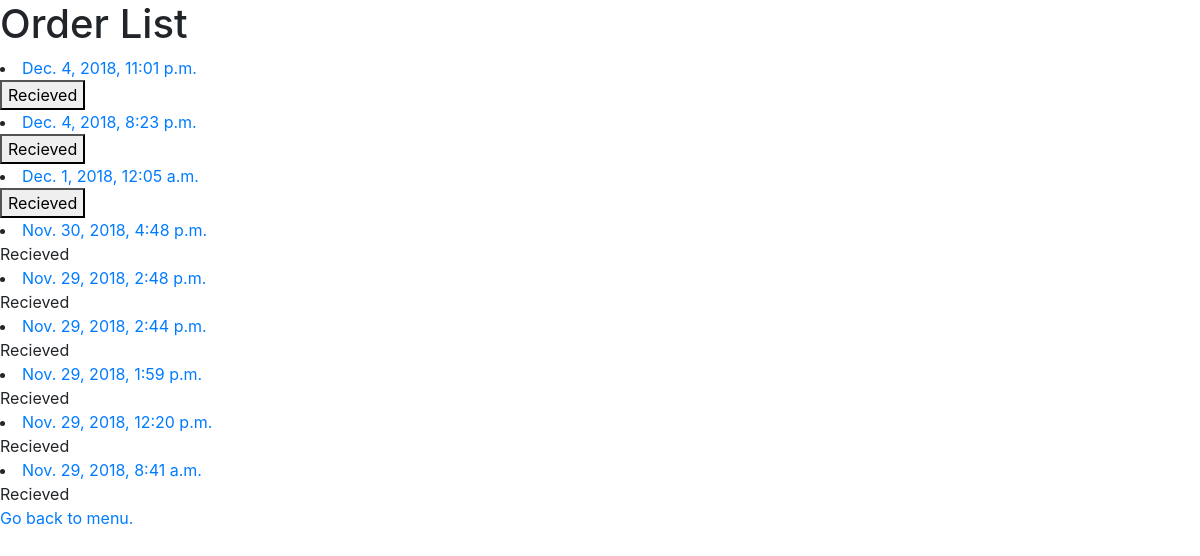
Before: /user/order (signed in) with the older database file.
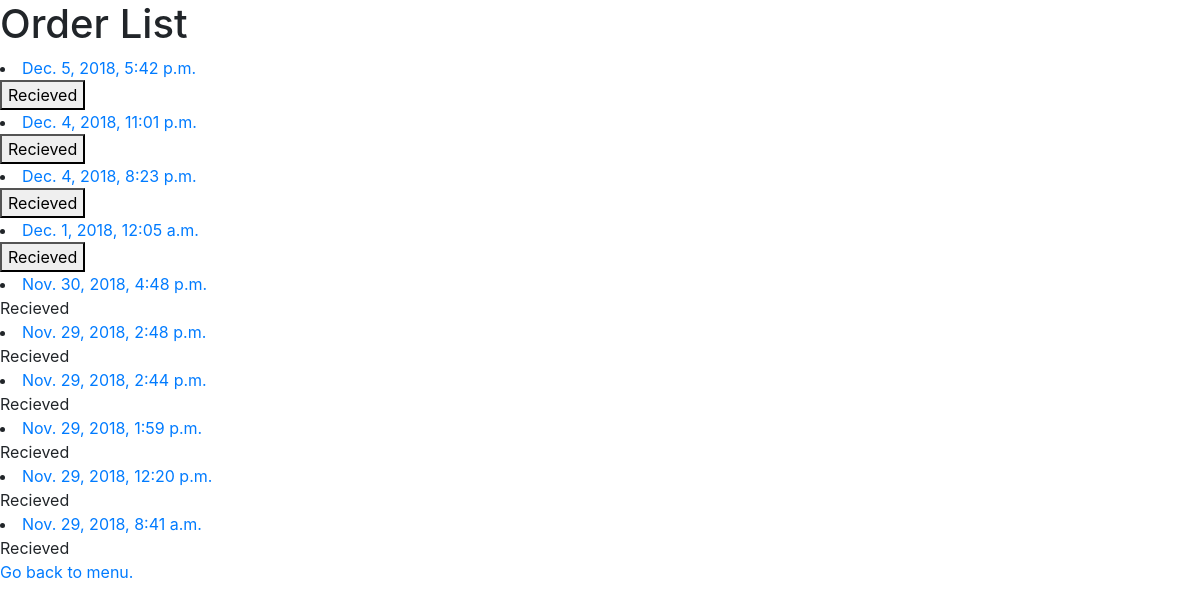
After: the same page with the newer database file.
### orders/models.py (models this page shows, shortened)
class Order(models.Model):
    user = models.ForeignKey(User, on_delete=models.CASCADE, related_name='order')
    items = models.ManyToManyField(OrderItem, related_name='order')
    subtotal = models.IntegerField('Shipment Total', default=0)
    order_time = models.DateTimeField('Order placed', default=timezone.now)
    contact = models.CharField(max_length=100)
    billing_address = models.CharField(max_length=100)
    shipping_address = models.CharField(max_length=100)
    message = models.CharField(max_length=50, blank=True)
    ORDERED = 'Ordered'
    SHIPPING = 'On Shipping'
    DELIVERED = 'Delivered'
    STATUS_CHOCIES = (
        (ORDERED, 'Ordered'),
        (SHIPPING, 'On Shipping'),
        (DELIVERED, 'Delivered')
    )
    status = models.CharField(max_length=16, choices=STATUS_CHOCIES, default=ORDERED)
    recieved = models.BooleanField(default=False)

### orders/views.py (the view, shortened to what this page needs)
# urls.py: path('user/order', login_required(views.OrderList.as_view(), login_url='/login'), name='order_list'),
class OrderList(ListView):
    def get_queryset(self):
        orders = Order.objects.filter(user=self.request.user).order_by('-order_time')
        return orders

### orders/templates/orders/order_list.html (shortened to what this page needs)
{% extends "base_orders.html" %}
{% block content %}
<h1>Order List</h1>
{% for order in order_list %}
    <li><a href="{% url 'order_detail' order.id %}">{{ order.order_time }}</a></li>
    {% if not order.recieved %}
        <form action="{% url 'order_list' %}", method="POST">
            <button name="recieved" value="{{ order.id }}">Recieved</button>
        </form>
        {% else %}
            Recieved
    {% endif %}
{% endfor %}
<br>
<a href="{% url 'index' %}">Go back to menu.</a>
{% endblock %}

### templates/base.html (shortened to what this page needs)
{% load static %}
<!DOCTYPE html>
<html>
<head>
    <link rel="stylesheet" href="https://stackpath.bootstrapcdn.com/bootstrap/4.1.3/css/bootstrap.min.css"
>
</head>
<body>
{% block content %}
{% endblock %}
</body>
</html>

Changed rows visible on the page:
added Order: order_time "Dec. 5, 2018, 5:42 p.m.", {{ order.id }} 25 (drawn)
